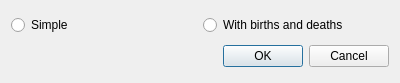
<?xml version="1.0" encoding="UTF-8"?>
<ui version="4.0">
 <class>sirs_advanced_dialog</class>
 <widget class="QDialog" name="sirs_advanced_dialog">
  <property name="geometry">
   <rect>
    <x>0</x>
    <y>0</y>
    <width>400</width>
    <height>83</height>
   </rect>
  </property>
  <property name="windowTitle">
   <string>Dialog</string>
  </property>
  <layout class="QVBoxLayout" name="verticalLayout">
   <item>
    <layout class="QHBoxLayout" name="radio_btn_layout">
     <item>
      <widget class="QRadioButton" name="simple_radio_btn">
       <property name="text">
        <string>Simple</string>
       </property>
       <property name="checkable">
        <bool>true</bool>
       </property>
       <property name="checked">
        <bool>false</bool>
       </property>
      </widget>
     </item>
     <item>
      <widget class="QRadioButton" name="wbad_radio_btn">
       <property name="text">
        <string>With births and deaths</string>
       </property>
      </widget>
     </item>
    </layout>
   </item>
   <item>
    <widget class="QDialogButtonBox" name="button_box">
     <property name="orientation">
      <enum>Qt::Horizontal</enum>
     </property>
     <property name="standardButtons">
      <set>QDialogButtonBox::Cancel|QDialogButtonBox::Ok</set>
     </property>
    </widget>
   </item>
  </layout>
 </widget>
 <resources/>
 <connections>
  <connection>
   <sender>button_box</sender>
   <signal>accepted()</signal>
   <receiver>sirs_advanced_dialog</receiver>
   <slot>accept()</slot>
   <hints>
    <hint type="sourcelabel">
     <x>248</x>
     <y>254</y>
    </hint>
    <hint type="destinationlabel">
     <x>157</x>
     <y>274</y>
    </hint>
   </hints>
  </connection>
  <connection>
   <sender>button_box</sender>
   <signal>rejected()</signal>
   <receiver>sirs_advanced_dialog</receiver>
   <slot>reject()</slot>
   <hints>
    <hint type="sourcelabel">
     <x>316</x>
     <y>260</y>
    </hint>
    <hint type="destinationlabel">
     <x>286</x>
     <y>274</y>
    </hint>
   </hints>
  </connection>
 </connections>
</ui>
